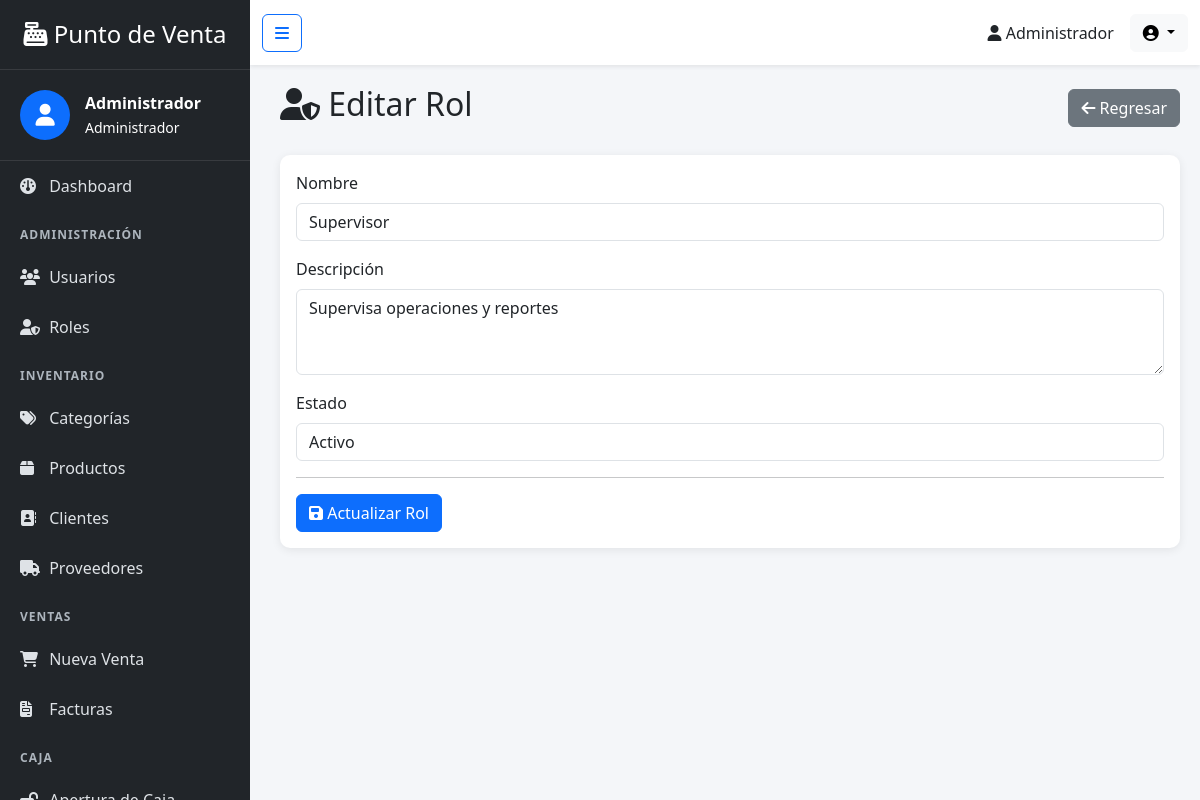
The app's page /editarRol.php?id=3 (signed in) with its own data.
### tables this page shows
CREATE TABLE roles (
    id_rol int AUTO_INCREMENT PRIMARY key,
    nombre varchar(100) not null UNIQUE,
    descripcion varchar(255),
    estado tinyint(1) not null default 1,
    fecha_creacion datetime not null DEFAULT CURRENT_TIMESTAMP
);

### editarRol.php (the view, shortened to what this page needs)
<?php
require "config/db.php";
$id_rol = intval($_GET['id']);
$query = "SELECT * FROM roles WHERE id_rol = ?";
$stmt = $conn->prepare($query);
$stmt->bind_param("i", $id_rol);
$stmt->execute();
$resultado = $stmt->get_result();
$rol = $resultado->fetch_assoc();
include "includes/header.php";
include "includes/sidebar.php";
include "includes/navbar.php";
?>
<div class="content">
    <div class="d-flex justify-content-between align-items-center mb-4">
        <h2>
            <i class="fa-solid fa-user-shield"></i>
            Editar Rol
        </h2>
        <a href="roles.php" class="btn btn-secondary">
            <i class="fa-solid fa-arrow-left"></i>
            Regresar
        </a>
    </div>
    <div class="card">
        <div class="card-body">
            <form action="controllers/editarRol.php" method="POST">
                <div class="mb-3">
                    <label for="nombre" class="form-label">Nombre</label>
                    <input type="text" id="nombre" class="form-control" name="nombre" required
                        value="<?php echo htmlspecialchars($rol['nombre']); ?>">
                </div>
                <div class="mb-3">
                    <label for="descripcion" class="form-label">Descripción</label>
                    <textarea id="descripcion" class="form-control" name="descripcion" rows="3"><?php echo htmlspecialchars($rol['descripcion']); ?></textarea>
                </div>
                <div class="mb-3">
                    <label for="estado" class="form-label">Estado</label>
                    <select id="estado" name="estado" class="form-control">
                        <option value="1" <?php if ($rol['estado'] == 1) echo "selected"; ?>>Activo</option>
                    </select>
                </div>
                <hr>
                <button type="submit" class="btn btn-primary">
                    <i class="fa-solid fa-floppy-disk"></i>
                    Actualizar Rol
                </button>
            </form>
        </div>
    </div>
</div>
<?php include "includes/footer.php"; ?>

### includes/header.php (style rules this page uses)
body { background:#f4f6f9; overflow-x:hidden; }
a { text-decoration:none; }
.content { margin-left:260px; padding:20px; transition:margin-left .3s; }
.card { border:none; border-radius:10px; box-shadow:0 2px 10px rgba(0,0,0,.08); }

### records on screen
roles: nombre "Supervisor", descripcion "Supervisa operaciones y reportes", estado "Activo"

### other values on screen
$_SESSION['nombre'] "Administrador"
$_SESSION['nombre_rol'] "Administrador"
